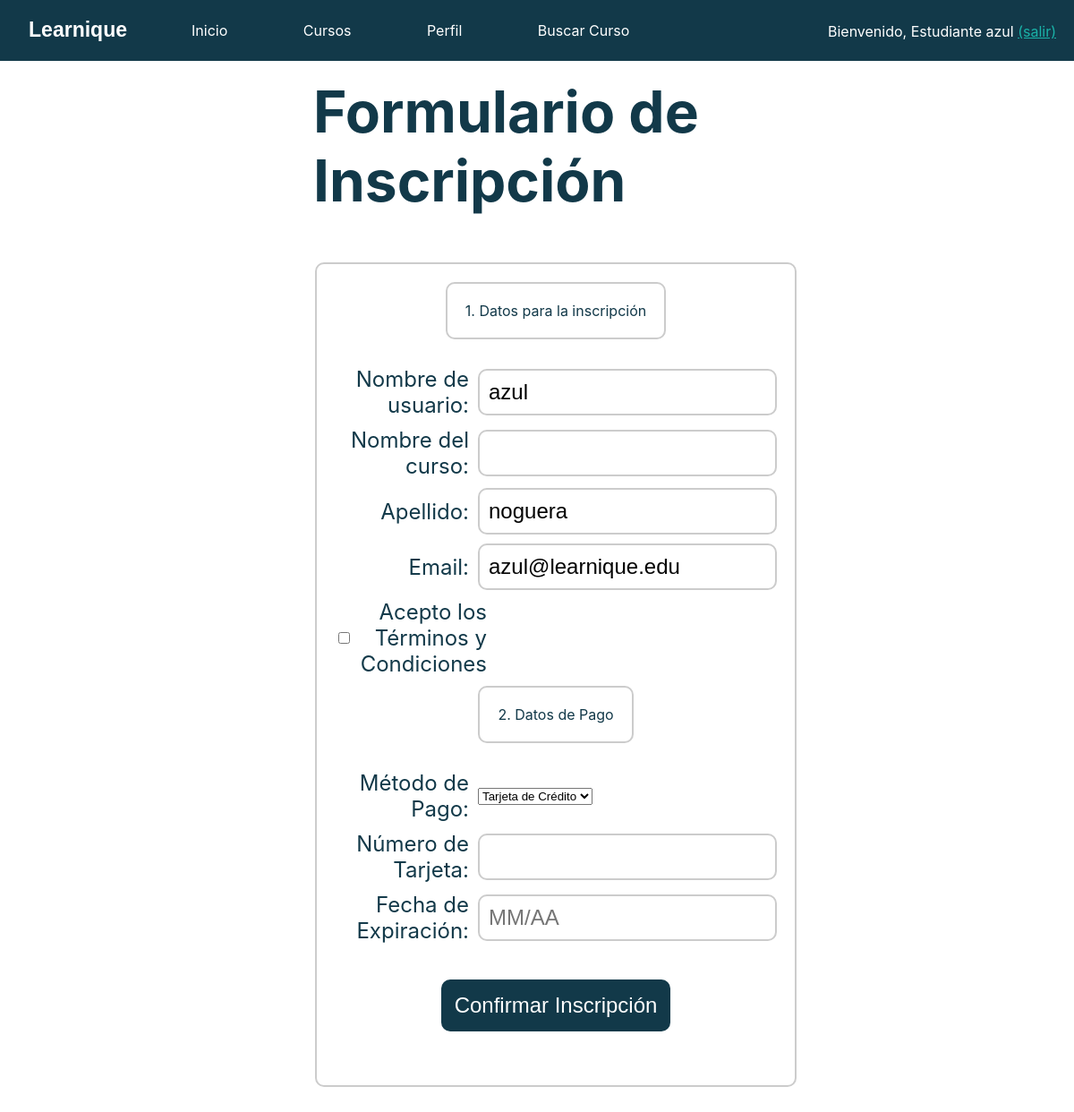
The app's page /inscripcion.php (signed in) with its own data.
### tables this page shows
create table if not exists Estudiante (
    id INT AUTO_INCREMENT,
    nombre_usuario varchar(100),
    apellido varchar(100),
    email varchar(100),
    contrasena varchar(255),
    primary key (id)
);

### inscripcion.php (called while the page is built, shortened)
<?php
require_once __DIR__.'/includes/src/config.php';
$nombre_curso = $_GET['nombre_curso'] ?? '';
$form = new es\ucm\fdi\aw\FormularioInscripcion($nombre_curso);
$htmlFormInscripcion = $form->gestiona();
require __DIR__.'/includes/vistas/plantillas/plantilla.php';
?>

### includes/src/Usuario.php (called while the page is built, shortened)
<?php
abstract class Usuario {
    public static function buscaUsuario($nombre_usuario) {
        $conn = Aplicacion::getInstance()->getConexionBd();
        $tables = ['Estudiante', 'Profesor', 'Administrador'];
        $result = false;
        foreach ($tables as $table) {
            $query = sprintf("SELECT * FROM %s WHERE nombre_usuario='%s'",
                $table,
                $conn->real_escape_string($nombre_usuario)
            );
            $rs = $conn->query($query);
            if ($rs && $rs->num_rows > 0) {
                $fila = $rs->fetch_assoc();
                switch ($table) {
                    case 'Estudiante':
                        $result = new Estudiante($fila['id'], $fila['nombre_usuario'], $fila['apellido'], $fila['email'], $fila['contrasena']);
                        break;
                }
                break;
            } else {
                error_log("Error BD ({$conn->errno}): {$conn->error}");
            }
        }
        return $result;
    }
    private $nombre_usuario;
    private $apellido;
    private $email;
    private function __construct($id, $nombre_usuario, $apellido, $email, $contrasena) {
        $this->nombre_usuario = $nombre_usuario;
        $this->apellido = $apellido;
        $this->email = $email;
    }
    public function getNombreUsuario() {
        return $this->nombre_usuario;
    }
    public function getApellido() {
        return $this->apellido;
    }
    public function getEmail() {
        return $this->email;
    }
}

### includes/src/config.php (called while the page is built, shortened)
<?php
spl_autoload_register(function ($class_name) {
    $prefix = 'es\\ucm\\fdi\\aw\\';
    $base_dir = __DIR__.'/';
    $len = strlen($prefix);
    $relative_class = substr($class_name, $len);
    $file = $base_dir . str_replace('\\', '/', $relative_class) . '.php';
});

### includes/src/FormularioInscripcion.php (the view, shortened to what this page needs)
<?php
class FormularioInscripcion extends Formulario {
    private $nombre_curso;
    public function __construct($nombre_curso) {
        $this->nombre_curso = $nombre_curso;
    }
    protected function generaCamposFormulario(&$datos) {
        $nombre_usuario = '';
        $apellido = '';
        $email = '';
        if (isset($_SESSION['login']) && $_SESSION['login']) {
            $usuarioActual = Usuario::buscaUsuario($_SESSION['nombre']);
            $nombre_usuario = $usuarioActual->getNombreUsuario();
            $apellido = $usuarioActual->getApellido();
            $email = $usuarioActual->getEmail();
        }
        $nombre_curso = $this->nombre_curso;
        $htmlErroresGlobales = self::generaListaErroresGlobales($this->errores);
        $html = <<<EOF
            <h1>Formulario de Inscripción</h1>
            $htmlErroresGlobales
            <fieldset>
                <div class="legenda">
                    <legend>1. Datos para la inscripción</legend>
                </div>
                <div>
                    <label for="nombre_usuario">Nombre de usuario:</label>
                    <input id="nombre_usuario" type="text" name="nombre_usuario" required value="{$nombre_usuario}" readonly/>
                </div>
                <div>
                    <label for="nombre_curso">Nombre del curso:</label>
                    <input id="nombre_curso" type="text" name="nombre_curso" value="$nombre_curso" readonly/>
                </div>
                <div>
                    <label for="apellido">Apellido:</label>
                    <input id="apellido" type="text" name="apellido" required value="{$apellido}" readonly/>
                </div>
                <div>
                    <label for="email">Email:</label>
                    <input id="email" type="email" name="email" required value="{$email}" readonly/>
                </div>
                <div>
                    <input type="checkbox" id="terminos" name="terminos" required>
                    <label for="terminos">Acepto los Términos y Condiciones</label>
                </div>
                <div class="legenda">
                    <legend>2. Datos de Pago</legend>
                </div>
                <form action="procesarPago.php" method="POST">
                    <div>
                        <label for="metodo_pago">Método de Pago:</label>
                        <select id="metodo_pago" name="metodo_pago" required>
                            <option value="tarjeta">Tarjeta de Crédito</option>
                        </select>
                    </div>
                    <div>
                        <label for="numero_tarjeta">Número de Tarjeta:</label>
                        <input id="numero_tarjeta" type="text" name="numero_tarjeta" required>
                    </div>
                    <div>
                        <label for="fecha_expiracion">Fecha de Expiración:</label>
                        <input id="fecha_expiracion" type="text" name="fecha_expiracion" placeholder="MM/AA" required>
                    </div>
                    <div class="boton">
                        <button type="submit">Confirmar Inscripción</button>
                    </div>
                </form>
            </fieldset>
        EOF;
        return $html;
    }
}
?>

### CSS/style.css (style rules this page uses)
html { font-family: 'Inter', Arial, sans-serif; background-color: white; padding: 0; color: #123949; }
h1 { font-size: 4em; }
button { padding: 15px; border-radius: 10px; font-size: 1.5rem; font-weight: 100; background: #123949; color: white; border: none; margin: 20px; }
label { display: inline-block; width: 150px; text-align: left; font-size: 1.5rem; }
input, button { border: 2px solid #ccc; border-radius: 10px; font-size: 1.5rem; padding: 10px; }
.boton { justify-content: center; padding: 10px; }
legend, fieldset { border: 2px solid #ccc; border-radius: 10px; padding: 20px; margin-bottom: 20px; }
fieldset div { display: flex; align-items: center; margin-bottom: 10px; }
fieldset label { text-align: right; margin-right: 10px; }
.legenda { display: flex; flex-direction: column; }

### records on screen
estudiante: nombre_usuario "azul", apellido "noguera", email "azul@learnique.edu"

### other values on screen
$saludo "Estudiante"
$nombre "azul"
